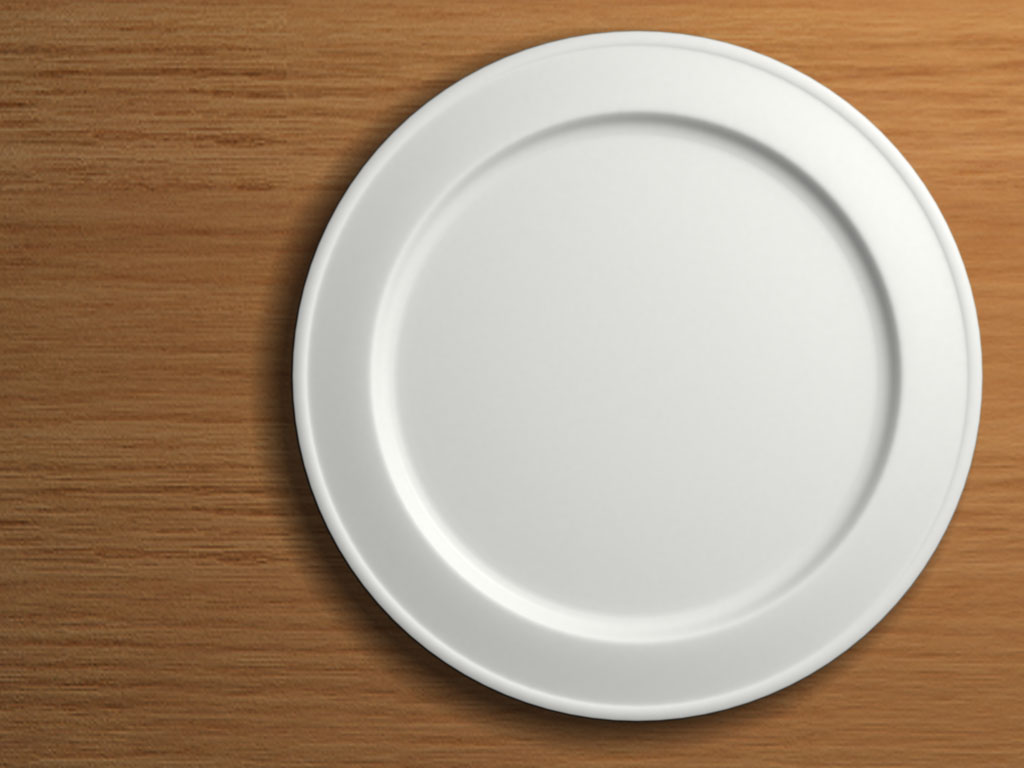
//> input picture exp/armCTRL/plate.jpg, 1024 x 768 px, given in place of the camera
$ ./armctrl   (built with g++ and OpenCV 4)
//> lines starting //> are read from the running program, lines starting //| are printed output that depends on the picture; after the words box and inside, x2 and y2 are one past the last pixel; in counts of white or black regions, pixels touching at a corner belong together
/**
Notes:
Is this arduino code? No
Sends angles down through the serial port to the arduino.
*/


#include "opencv2/opencv.hpp"
#include "opencv2/imgproc/imgproc.hpp"
#include "opencv2/highgui/highgui.hpp"
#include <iostream>
#include <cmath>
#include <SerialStream.h>

using namespace LibSerial;
using namespace std;
using namespace cv;

int RRR(double xn, double yn);
void open();

int canny_threshold = 50;
SerialStream ardu;
int main(int argc, char** argv)
{
	VideoCapture cap(0);

//	if( !cap.isOpened());
//	return -1;

	namedWindow( "test",1);

	Mat frame;
	while(1)
	{
		cap >> frame;
//> frame is the input picture: 768 rows x 1024 cols, CV_8UC3; mean B, G, R 128.2, 150.4, 172.3
		if(frame.empty())
		break;

		imshow( "test", frame);
		if(waitKey(30) >= 0) break;
//> the Esc key is pressed
	}

  Mat  src_gray;

//	frame = imread("filename000.jpg");

  /// Convert it to gray
  cvtColor( frame, src_gray, CV_BGR2GRAY );
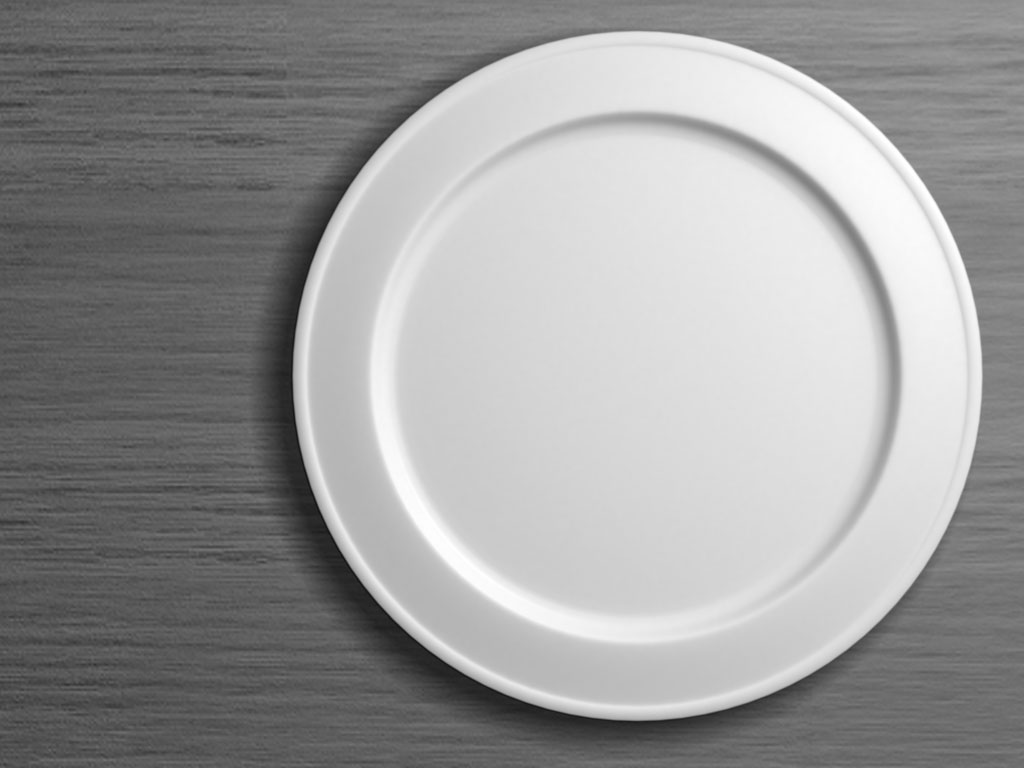
//> src_gray: 768 rows x 1024 cols, CV_8UC1; min 14, max 255, mean 154.4

  /// Reduce the noise so we avoid false circle detection
  GaussianBlur( src_gray, src_gray, Size(9, 9), 2, 2 );

  vector<Vec3f> circles;

  /// Apply the Hough Transform to find the circles
  HoughCircles( src_gray, circles, CV_HOUGH_GRADIENT, 1, src_gray.rows/8, canny_threshold, 100, 0, 0 );
//> circles = 1 circle (x, y, radius): [636.5, 374.5, 344.6]

  /// Draw the circles detected
  for( size_t i = 0; i < circles.size(); i++ )
  {
      Point center(cvRound(circles[i][0]), cvRound(circles[i][1]));
      int radius = cvRound(circles[i][2]);
//		cout << circles[i][0] / 33 -5<< "," << circles[i][1] / 33;
      // circle center
      circle( frame, center, 3, Scalar(0,255,0), -1, 8, 0 );
      // circle outline
      circle( frame, center, radius, Scalar(0,0,255), 3, 8, 0 );
   }
//> this loop made 1 pass
//> (center, radius) on pass 1: (Point(636, 374), 345)
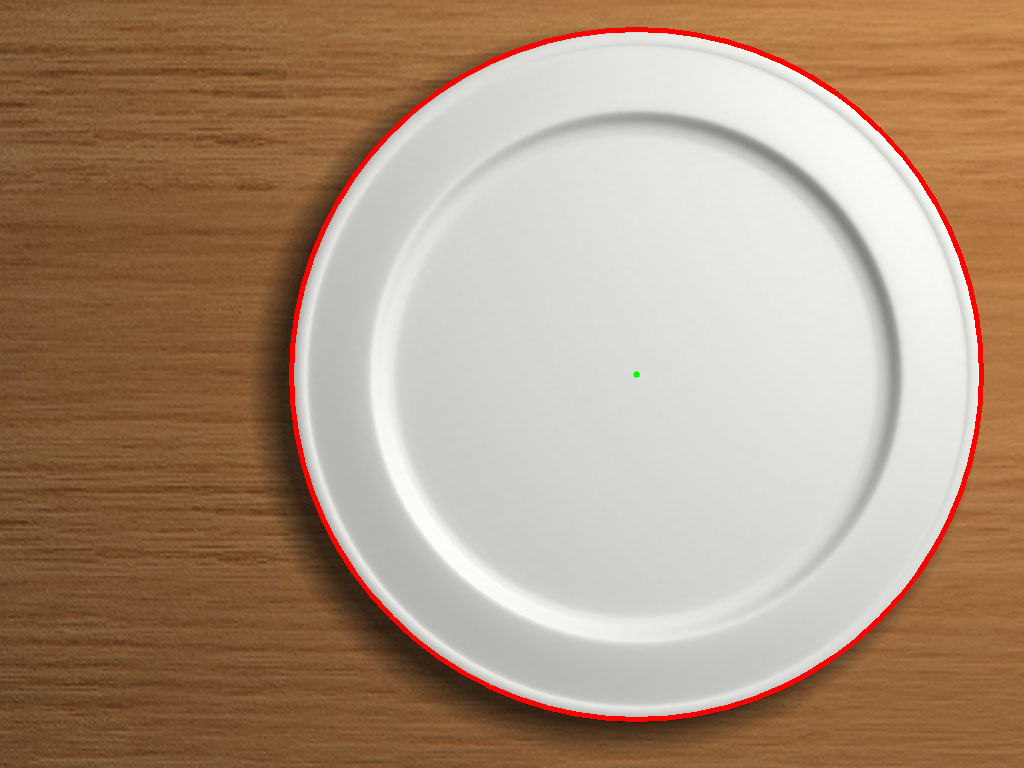
//> frame: 768 rows x 1024 cols, CV_8UC3; 1.37% of pixels changed, all inside (x1, y1, x2, y2) = (289, 27, 984, 722)

  /// Show your results
  namedWindow( "Hough Circle Transform Demo", CV_WINDOW_AUTOSIZE );
  imshow( "Hough Circle Transform Demo", frame );

	cout << 5 - circles[0][0] / 33 << "," << circles[0][1] / 33 << "\n";
//| -14.2879,11.3485
	RRR(5 - circles[0][0] / 33, circles[0][1] / 33);

  waitKey(0);
	return 0;
}

int RRR(double xn, double yn)
{
	   double x, y, z, r, s, D;
   double theta1, theta2, theta3;
   double a2 = 3.8, a3 = 5, d = 3.5;
// [8 lines of commented-out code are left out]

	x = xn;
	y = yn;
	z = 0.8;

   r = sqrt((x*x) + (y*y));
   s = z - d;
   theta1 = (atan2(y,x))*57.2957795;

   D = ((r*r) + (s*s) -(a2*a2) - (a3*a3))/(2*a2*a3);

   theta3 = atan2(-sqrt(1 - D*D),D);

   theta2 = atan2(s, r) -atan2(a3*sin(theta3), a2+a3*cos(theta3));

   open();
   ardu << (int)theta1 << "," << (int)(90 -theta2 * 57.2957795) << ","
      << (int)(-theta3 *57.2957795)<< "f";
   cout << (int)theta1 << "," << (int)(90 -theta2 * 57.2957795) << ","
      << (int)(-theta3 *57.2957795)<< "\n";
   return 0;

}

void open()
{
   ardu.Open("/dev/ttyACM0");
//> (this line was passed over: ardu is not available in this run)
   ardu.SetBaudRate(SerialStreamBuf::BAUD_9600);
//> (this line was passed over: SerialStreamBuf is not available in this run)
   ardu.SetCharSize(SerialStreamBuf::CHAR_SIZE_8);
//> (this line was passed over: SerialStreamBuf is not available in this run)
//> (in RRR, `ardu << (int)theta1 << "," << (int)(90 -theta2 * 57.2957795) << "," <<..` was passed over: ardu is not available in this run)
}
